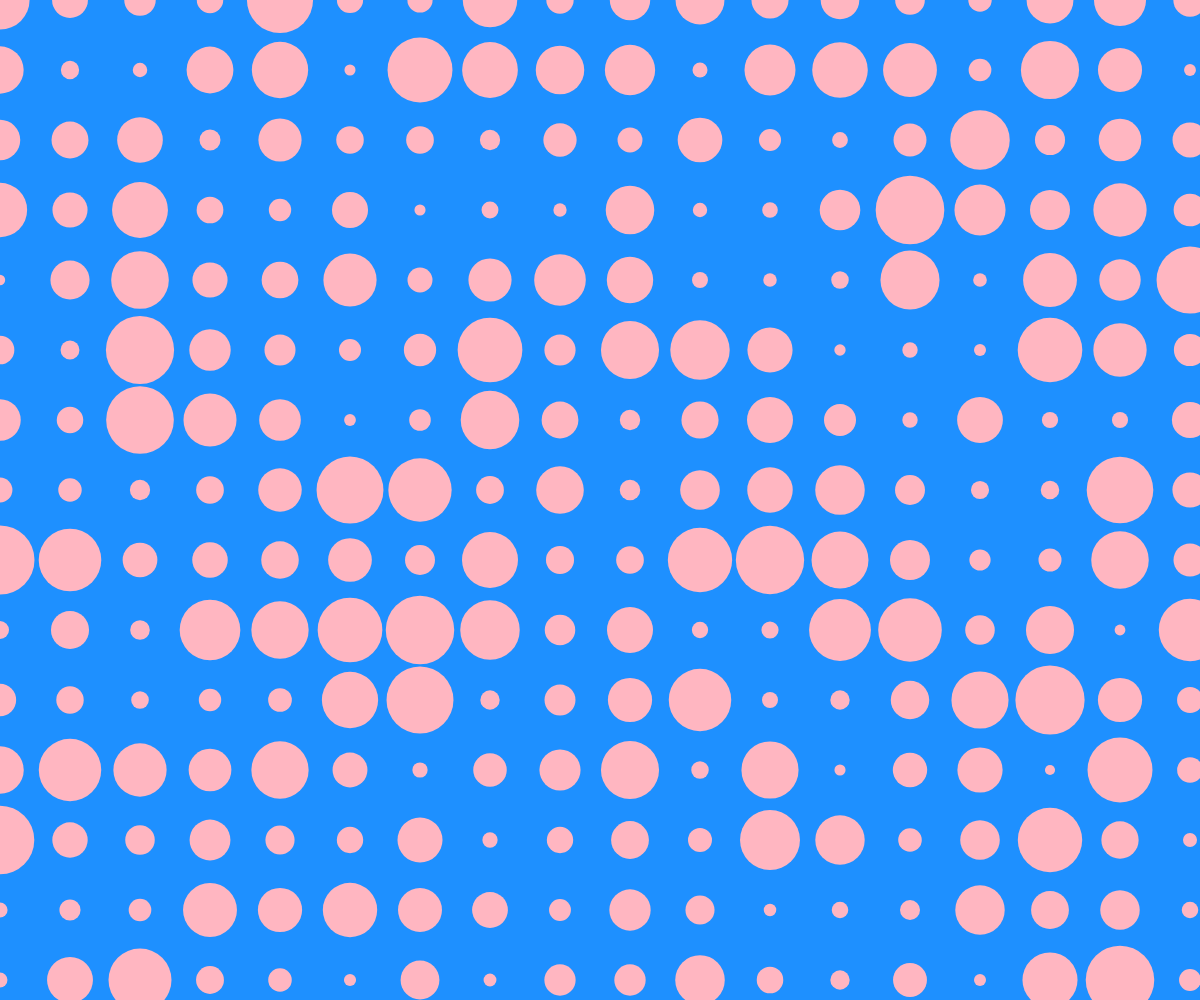
Frame 1 (no input)
Frame 60 (no input): identical to frame 1, image omitted
Frame 120 (the mouse pressed at the canvas centre since frame 60): identical to frame 1, image omitted

The p5.js sketch that drew this single still picture (run headless with seeded random() and noise() and a simulated clock; from frame 60 on, the mouse is pressed at the canvas centre):

// p5.js sketch
// ── sketch.js
let minDiam = 10;
let maxDiam = 70;
let gridstep = 70;
let offsetRange = gridstep - maxDiam;


let xpos = 0;
let ypos = 0;


function setup() {
    createCanvas(windowWidth, windowHeight);
}

function draw() {
    background(30,144,255);
    
    //draw grids
    randomSeed(0);
    noStroke();
    fill(255,182,193);
    for(let xpos = 0; xpos <= windowWidth; xpos += gridstep)
    {for(let ypos = 0; ypos <= windowHeight; ypos += gridstep){
        let xOffset = random(-offsetRange, offsetRange);
        let yOffset = random(-offsetRange,offsetRange);
        circle(xpos + xOffset, ypos + yOffset, random(minDiam, maxDiam));
    }
        
    
}
}
